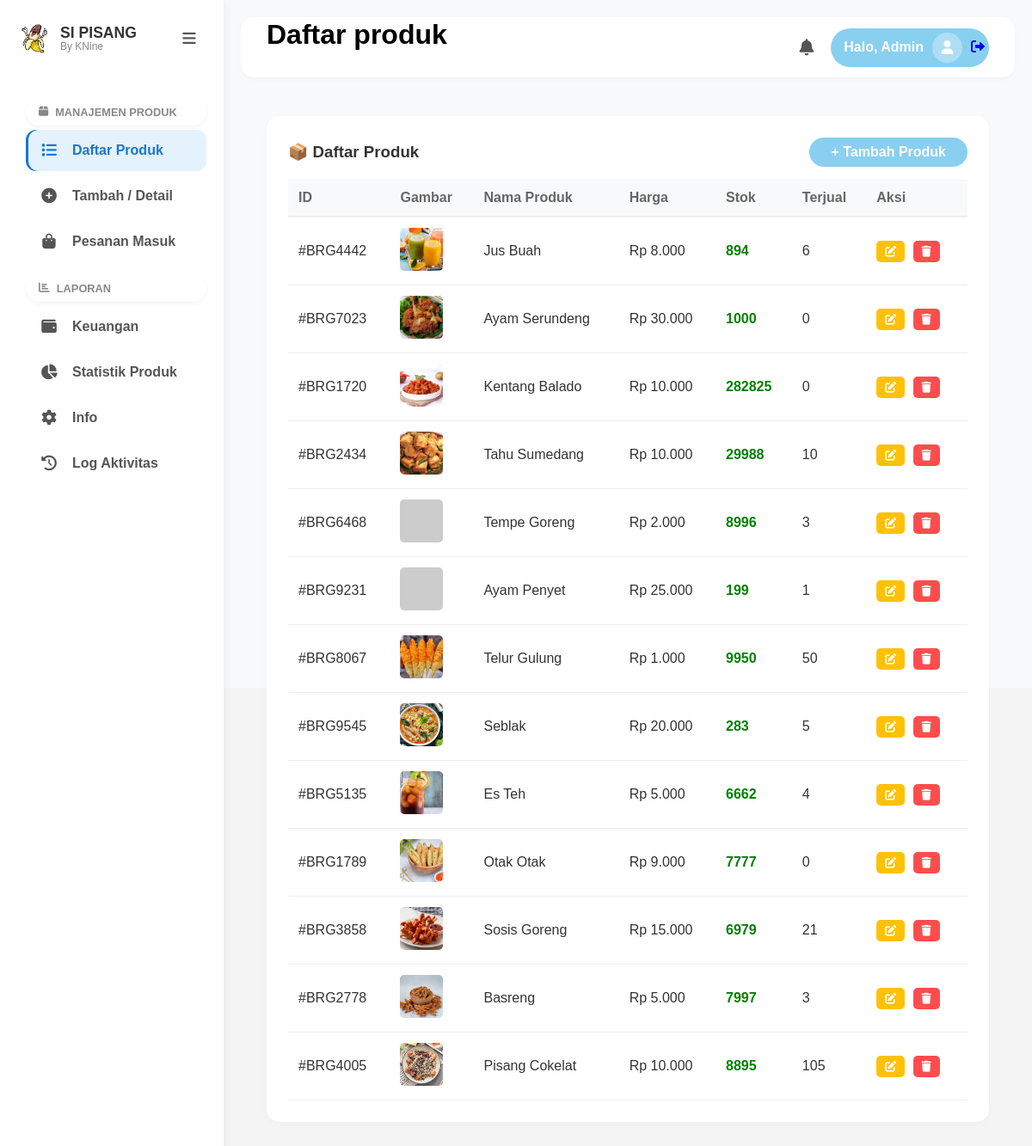
/index.php?action=dashboard (signed in), run on the app's committed database.
### tables this page shows
CREATE TABLE `produk` (
  `id` int NOT NULL AUTO_INCREMENT,
  `kode_barang` varchar(50) DEFAULT NULL,
  `nama_produk` varchar(100) NOT NULL,
  `deskripsi` text,
  `harga` decimal(10,2) NOT NULL,
  `stok` int DEFAULT '0',
  `kategori` enum('Makanan','Minuman') DEFAULT 'Makanan',
  `gambar` varchar(255) DEFAULT NULL,
  `detail_info` json DEFAULT NULL,
  `terjual` int DEFAULT '0',
  `created_at` timestamp NULL DEFAULT CURRENT_TIMESTAMP,
  PRIMARY KEY (`id`),
  UNIQUE KEY `kode_barang` (`kode_barang`)
);

### controllers/AdminController.php (called while the page is built, shortened)
<?php
require_once 'config/Database.php';
class AdminController
{
    private $db;
    public function __construct()
    {
        $database = new Database();
        $this->db = $database->getConnection();
    }
    public function dashboard()
    {
        $view = isset($_GET['page']) ? $_GET['page'] : 'daftar_produk';
        switch ($view) {
            case 'daftar_produk':
                $data = $this->getProduk();
                break;
        }
        require 'views/admin/dashboard.php';
    }
    private function getProduk()
    {
        $stmt = $this->db->query("SELECT * FROM produk ORDER BY created_at DESC");
        return $stmt->fetchAll(PDO::FETCH_ASSOC);
    }
}

### config/Database.php (called while the page is built, shortened)
<?php
class Database {
    private $host = "localhost";
    private $db_name = "db_sipisang";
    private $username = "root";
    private $password = "67534";
    public function getConnection() {
        $this->conn = null;
        try {
            $this->conn = new PDO("mysql:host=" . $this->host . ";dbname=" . $this->db_name, $this->username, $this->password);
            $this->conn->exec("set names utf8");
        } catch(PDOException $exception) {
            echo "Connection error: " . $exception->getMessage();
        }
        return $this->conn;
    }
}
?>

### views/admin/pages/daftar_produk.php (the view, shortened to what this page needs)
<div class="card-box">
    <div style="display:flex; justify-content:space-between; align-items:center;">
        <h3>📦 Daftar Produk</h3>
        <a href="index.php?action=dashboard&page=detail_produk" class="btn-signin" style="background:#89CFF0; color:fff;">+ Tambah Produk</a>
    </div>
    <table class="table-custom">
        <thead>
            <tr>
                <th>ID</th>
                <th>Gambar</th>
                <th>Nama Produk</th>
                <th>Harga</th>
                <th>Stok</th>
                <th>Terjual</th>
                <th>Aksi</th>
            </tr>
        </thead>
       <tbody>
            <?php if(!empty($data)): ?>
                <?php foreach($data as $row): ?>
                <tr>
                    <td>#<?= $row['kode_barang'] ?></td>
                    <td>
                        <img src="uploads/<?= $row['gambar'] ?>" width="50" height="50" style="object-fit:cover; border-radius:5px;"
                             onerror="this.src='https://placehold.co/50'">
                    </td>
                    <td><?= $row['nama_produk'] ?></td>
                    <td>Rp <?= number_format($row['harga'], 0, ',', '.') ?></td>
                    <td>
                        <span style="color: <?= ($row['stok'] < 5) ? 'red' : 'green' ?>; font-weight:bold;">
                            <?= $row['stok'] ?>
                        </span>
                    </td>
                    <td><?= $row['terjual'] ?></td>
                    <td>
                        <a href="index.php?action=dashboard&page=detail_produk&id=<?= $row['id'] ?>"
                           class="btn-action btn-edit" title="Edit Data">
                            <i class="fas fa-edit"></i>
                        </a>
                        <a href="javascript:void(0);" onclick="confirmDelete('<?= $row['id'] ?>')"
                           class="btn-action btn-delete" title="Hapus Data">
                            <i class="fas fa-trash"></i>
                        </a>
                    </td>
                </tr>
                <?php endforeach; ?>
            <?php else: ?>
                <tr>
                    <td colspan="7" style="text-align:center; padding:20px;">Belum ada data produk.</td>
                </tr>
            <?php endif; ?>
        </tbody>
    </table>
</div>
</div>

### index.php (shortened to what this page needs)
<?php
require_once 'controllers/AuthController.php';
require_once 'controllers/AdminController.php';
$action = isset($_GET['action']) ? $_GET['action'] : 'home';
switch ($action) {
    case 'dashboard':
        $admin = new AdminController();
        $admin->dashboard();
        break;
}

### views/admin/dashboard.php (shortened to what this page needs)
<!DOCTYPE html>
<html lang="id">
<head>
    <link rel="stylesheet" href="public/css/style.css">
    <link rel="stylesheet" href="public/css/admin.css">
    <link rel="stylesheet" href="https://cdnjs.cloudflare.com/ajax/libs/font-awesome/6.0.0/css/all.min.css">
</head>
<body class="admin-body">
    <div class="admin-layout">
        <aside class="sidebar">
            <div class="sidebar-header">
                <div style="display: flex; align-items: center; gap: 10px; flex: 1;">
                    <img src="public/img/logoHoheng.webp" alt="Logo">
                    <div class="text">
                        <span class="brand">SI PISANG</span>
                        <span class="sub">By KNine</span>
                    </div>
                </div>
                <button id="sidebarToggle" class="btn-toggle-sidebar">
                    <i class="fas fa-bars"></i>
                </button>
            </div>
            <div class="sidebar-menu">
                <div class="menu-group">
                    <div class="menu-title"><i class="fas fa-box"></i> <span>Manajemen Produk</span></div>
                    <a href="index.php?action=dashboard&page=daftar_produk" class="menu-item <?= ($view == 'daftar_produk') ? 'active' : '' ?>" data-tooltip="Daftar Produk">
                        <i class="fas fa-list"></i> <span>Daftar Produk</span>
                    </a>
                    <a href="index.php?action=dashboard&page=detail_produk" class="menu-item <?= ($view == 'detail_produk') ? 'active' : '' ?>" data-tooltip="Tambah / Detail">
                        <i class="fas fa-plus-circle"></i> <span>Tambah / Detail</span>
                    </a>
                    <a href="index.php?action=dashboard&page=pesanan" class="menu-item <?= ($view == 'pesanan') ? 'active' : '' ?>" data-tooltip="Pesanan Masuk">
                        <i class="fas fa-shopping-bag"></i> <span>Pesanan Masuk</span>
                    </a>
                </div>
                <div class="menu-group">
                    <div class="menu-title"><i class="fas fa-chart-bar"></i> <span>Laporan</span></div>
                    <a href="index.php?action=dashboard&page=laporan_keuangan" class="menu-item <?= ($view == 'laporan_keuangan') ? 'active' : '' ?>" data-tooltip="Keuangan">
                        <i class="fas fa-wallet"></i> <span>Keuangan</span>
                    </a>
                    <a href="index.php?action=dashboard&page=laporan_produk" class="menu-item <?= ($view == 'laporan_produk') ? 'active' : '' ?>" data-tooltip="Statistik Produk">
                        <i class="fas fa-chart-pie"></i> <span>Statistik Produk</span>
                    </a>
                    <a href="index.php?action=dashboard&page=setting_info" class="menu-item <?= ($view == 'setting_info') ? 'active' : '' ?>" data-tooltip="Pengaturan Info">
                        <i class="fas fa-cog"></i> <span>Info</span>
                    </a>
                    <a href="index.php?action=dashboard&page=log_activity" class="menu-item <?= ($view == 'log_activity') ? 'active' : '' ?>" data-tooltip="Log Aktivitas">
                        <i class="fas fa-history"></i> <span>Log Aktivitas</span>
                    </a>
                </div>
            </div>
        </aside>
        <main class="main-content">
            <header class="admin-header">
                <div class="header-left">
                    <h2 class="page-title-text">
                        <?= ucfirst(str_replace('_', ' ', $view)) ?>
                    </h2>
                </div>
                <div class="header-right">
                    <div class="notif-wrapper" id="notifBtn">
                        <i class="fas fa-bell"></i>
                    </div>
                    <div class="admin-profile">
                        <span>Halo, Admin</span>
                        <div class="profile-icon"><i class="fas fa-user"></i></div>
                        <a href="index.php?action=logout" class="logout-btn"><i class="fas fa-sign-out-alt"></i></a>
                    </div>
                </div>
            </header>
            <div class="content-body">
                <?php
                $file = 'views/admin/pages/' . $view . '.php';
                if (file_exists($file)) {
                    include $file;
                } else {
                    echo "<h3>Halaman tidak ditemukan</h3>";
                }
                ?>
            </div>
</body>
</html>

### public/css/style.css (style rules this page uses)
* { margin: 0; padding: 0; box-sizing: border-box; font-family: 'Poppins', sans-serif; }
html { scroll-behavior: smooth; }
body { background-color: #f8f9fa; color: #333; overflow-x: hidden; padding-top: 170px; }
img { max-width: 100%; }
a { text-decoration: none; }
.btn-signin { padding: 8px 25px; background: #89CFF0; color: white; border: none; border-radius: 20px; cursor: pointer; font-weight: 600; white-space: nowrap; }
h2 { font-size: 2rem; font-weight: 800; margin-bottom: 30px; color: #000; }
body.admin-body { padding-top: 0; background-color: #f4f4f4; overflow: hidden; }
.admin-layout { display: flex; height: 100vh; }
.sidebar { width: 260px; background: #89CFF0; color: #333; display: flex; flex-direction: column; padding: 20px; box-shadow: 2px 0 10px rgba(0, 0, 0, 0.05); z-index: 10; }
.sidebar-header { display: flex; align-items: center; gap: 10px; margin-bottom: 30px; }
.sidebar-header img { width: 40px; }
.sidebar-header .text { display: flex; flex-direction: column; line-height: 1; }
.sidebar-header .brand { font-weight: 800; font-size: 1.1rem; }
.sidebar-header .sub { font-size: 0.7rem; font-weight: 500; }
.menu-group { margin-bottom: 15px; }
.menu-title { background: #fff; padding: 8px 15px; border-radius: 20px; font-weight: 700; margin-bottom: 10px; box-shadow: 0 2px 5px rgba(0, 0, 0, 0.05); display: flex; align-items: center; gap: 8px; }
.menu-item { display: flex; align-items: center; gap: 10px; padding: 10px 15px; margin-bottom: 5px; margin-left: 10px; text-decoration: none; color: #333; font-weight: 600; border-radius: 10px; transition: 0.3s; }
.menu-item:hover, .menu-item.active { background: rgba(255, 255, 255, 0.5); }
.menu-item i { width: 20px; text-align: center; }
.main-content { flex: 1; display: flex; flex-direction: column; background: #f8f9fa; }
.admin-header { height: 70px; background: transparent; display: flex; justify-content: space-between; align-items: center; padding: 0 30px; }
.admin-profile { background: #89CFF0; padding: 5px 5px 5px 15px; border-radius: 30px; display: flex; align-items: center; gap: 10px; color: #fff; font-weight: 600; }
.profile-icon { width: 35px; height: 35px; background: rgba(255, 255, 255, 0.3); border-radius: 50%; display: flex; align-items: center; justify-content: center; }
.content-body { flex: 1; padding: 20px 30px; }
.card-box { background: #fff; padding: 25px; border-radius: 15px; box-shadow: 0 2px 10px rgba(0, 0, 0, 0.02); margin-bottom: 20px; }
.table-custom { width: 100%; border-collapse: collapse; margin-top: 15px; }
.table-custom th { text-align: left; padding: 12px; background: #f8f9fa; color: #666; font-weight: 600; border-bottom: 2px solid #eee; }
.table-custom td { padding: 12px; border-bottom: 1px solid #eee; vertical-align: middle; }
.btn-action { padding: 6px 10px; border-radius: 5px; color: #fff; text-decoration: none; font-size: 0.85rem; margin-right: 5px; display: inline-block; transition: 0.2s; }
.btn-edit { background: #ffc107; }
.btn-delete { background: #ff4d4d; }

### data on the page
produk: kode_barang "BRG4442", gambar (picture), nama_produk "Jus Buah", harga "8.000", stok "894", terjual "6"
produk: kode_barang "BRG7023", gambar (picture), nama_produk "Ayam Serundeng", harga "30.000", stok "1000", terjual "0"
produk: kode_barang "BRG1720", gambar (picture), nama_produk "Kentang Balado", harga "10.000", stok "282825", terjual "0"
produk: kode_barang "BRG2434", gambar (picture), nama_produk "Tahu Sumedang", harga "10.000", stok "29988", terjual "10"
produk: kode_barang "BRG6468", nama_produk "Tempe Goreng", harga "2.000", stok "8996", terjual "3"
produk: kode_barang "BRG9231", nama_produk "Ayam Penyet", harga "25.000", stok "199", terjual "1"
produk: kode_barang "BRG8067", gambar (picture), nama_produk "Telur Gulung", harga "1.000", stok "9950", terjual "50"
produk: kode_barang "BRG9545", gambar (picture), nama_produk "Seblak", harga "20.000", stok "283", terjual "5"
produk: kode_barang "BRG5135", gambar (picture), nama_produk "Es Teh", harga "5.000", stok "6662", terjual "4"
produk: kode_barang "BRG1789", gambar (picture), nama_produk "Otak Otak", harga "9.000", stok "7777", terjual "0"
produk: kode_barang "BRG3858", gambar (picture), nama_produk "Sosis Goreng", harga "15.000", stok "6979", terjual "21"
produk: kode_barang "BRG2778", gambar (picture), nama_produk "Basreng", harga "5.000", stok "7997", terjual "3"
produk: kode_barang "BRG4005", gambar (picture), nama_produk "Pisang Cokelat", harga "10.000", stok "8895", terjual "105"

### other printed values
str_replace('_', ' ', $view) "Daftar produk"
